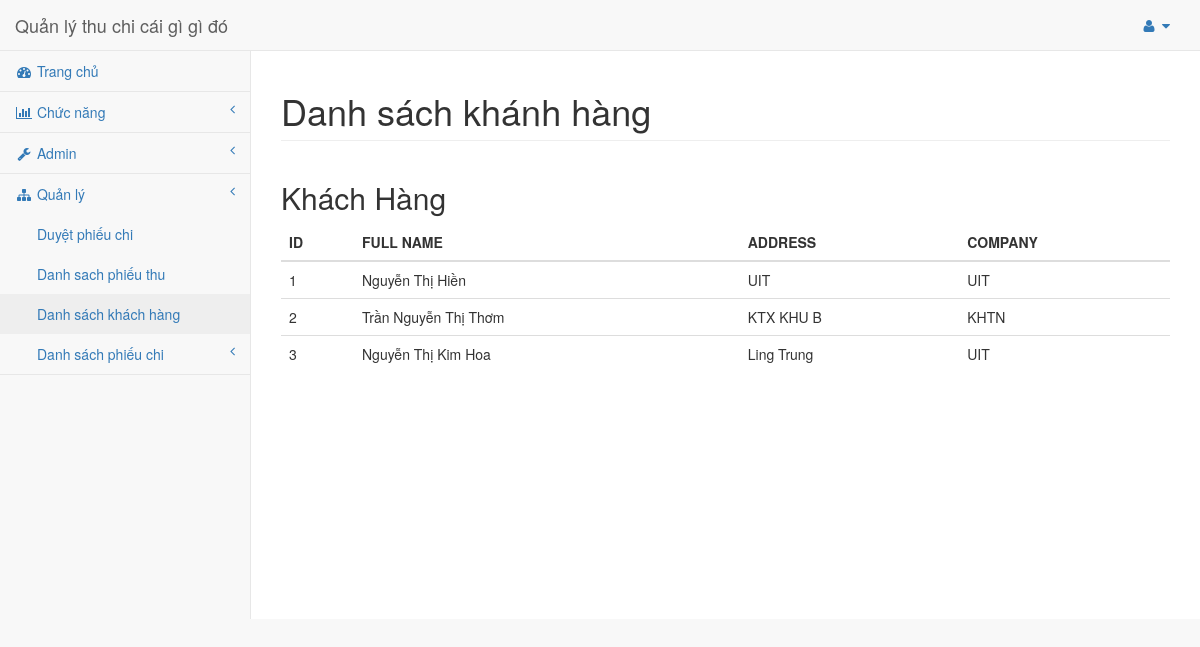
Screenshot of /views/pages/danhsachkhachhang.php (signed in) with the database file from the repository.
### tables this page shows
create table customers
(
	id int primary key auto_increment,
    fullname text,
    address text,
    company text
);

### views/pages/danhsachkhachhang.php (the view, shortened to what this page needs)
<!DOCTYPE html>
<html lang="en">
<?php
    include '../layouts/header.php';
?>
<?php
    include '../../server/config.php';
     $sql = " SELECT * FROM customers";
    $result = $conn->query($sql);
 ?>
<body>
    <div id="wrapper">
        <?php
            include '../layouts/navigation.php';
        ?>
        <div id="page-wrapper">
            <div class="row">
                <div class="col-lg-12">
                    <h1 class="page-header">Danh sách khánh hàng</h1>
                </div>
            </div>
            <h2>Khách Hàng</h2>
              <table class="table">
                <thead>
                  <tr>
                    <th>ID</th>
                    <th> FULL NAME</th>
                    <th>ADDRESS</th>
                    <th>COMPANY</th>
                  </tr>
                </thead>
                <tbody>
                  <?php while ($row = $result->fetch_assoc()): ?>
                    <tr>
                        <td><?php echo $row["id"]; ?></td>
                        <td><?php echo $row["fullname"]; ?></td>
                        <td><?php echo $row["address"]; ?></td>
                        <td><?php echo $row["company"]; ?></td>
                    </tr>
                  <?php endwhile; ?>
                </tbody>
              </table>
        </div>
    </div>
</body>
</html>

### rows the page displays
customers: id "1", fullname "Nguyễn Thị Hiền", address "UIT", company "UIT"
customers: id "2", fullname "Trần Nguyễn Thị Thơm", address "KTX KHU B", company "KHTN"
customers: id "3", fullname "Nguyễn Thị Kim Hoa", address "Ling Trung", company "UIT"
